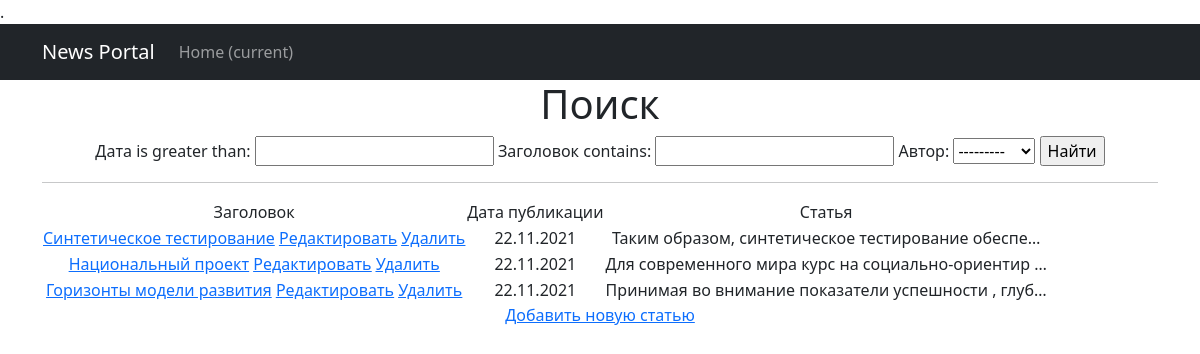
The app's page /news/search/ with its own data.
### newsportal/models.py (models this page shows, shortened)
class Post(models.Model):
    header = models.CharField(max_length=255, verbose_name='Заголовок')
    text = models.TextField(verbose_name='Текст статьи')
    rating = models.IntegerField(default=0, verbose_name='Рейтинг')
    type = models.CharField(max_length=2, choices=content_type, verbose_name='Тип')
    date = models.DateTimeField(auto_now_add=True, verbose_name='Дата')
    author = models.ForeignKey(Author, on_delete=models.PROTECT, null=True, verbose_name='Автор')
    category = models.ManyToManyField(Category, through='PostCategory', verbose_name='Категории')

### search/views.py (the view)
# urls.py: path('', PostListSearch.as_view()),
class PostListSearch(ListView):
    model = Post
    template_name = 'posts_search.html'
    context_object_name = 'posts'
    def get_context_data(self, *args, **kwargs):
        context = super().get_context_data(*args, **kwargs)
        context['filter'] = PostFilter(self.request.GET, queryset=self.get_queryset())
        return context

### newsportal/models.py (called while the page is built)
    def __str__(self):
        return f'{self.user.username}'

### newsportal/templatetags/custom_filters.py (called while the page is built)
@register.filter(name='censor')
def censor(value):
    if isinstance(value, str):
        return re.sub('мат1|мат2|мат3', '#@$%', value)
    else:
        raise ValueError('Недопустимый тип в фильтре censor')

### templates/posts_search.html (shortened to what this page needs)
{% extends 'default.html' %}
{% load custom_filters %}
{% block content %}
<h1>Поиск</h1>
<form method="GET">
    {{ filter.form }}
    <input type="submit" value="Найти">
</form>
<hr>
{% if posts %}
<table>
    <tr>
        <td>
            Заголовок
        </td>
        <td>
            Дата публикации
        </td>
        <td>
            Статья
        </td>
    </tr>
    {% for post in filter.qs %}
    <tr>
        <td>
            <a href="{% url 'post_detail' post.id %}">{{ post.header|censor }}</a>
            <a href="{% url 'post_update' post.id %}"><u>Редактировать</u></a>
            <a href="{% url 'post_delete' post.id %}"><u> Удалить </u></a>
        </td>
        <td>
            {{ post.date|date:'d.m.Y' }}
        </td>
        <td>
            {{ post.text|truncatechars:50|censor}}
        </td>
    </tr>
    {% endfor %}
</table>
{% else %}
<h2>Статьи отсутствуют!</h2>
{% endif %}
<a href="{% url 'post_create' %}">Добавить новую статью</a> <br>
{% endblock content %}

### templates/default.html (shortened to what this page needs)
<!DOCTYPE html>
<html lang="en">
<head>
    {% load static %}.
    <link href="{% static 'css/styles.css' %}" rel="stylesheet"/>
</head>
<body>
<nav class="navbar navbar-expand-lg navbar-dark bg-dark static-top">
   <div class="container">
       <a class="navbar-brand" href="#">News Portal</a>
       <div class="collapse navbar-collapse" id="navbarResponsive">
           <ul class="navbar-nav ml-auto">
               <li class="nav-item active">
                   <a class="nav-link" href="#">Home
                       <span class="sr-only">(current)</span>
                   </a>
               </li>
           </ul>
       </div>
   </div>
</nav>
<div class="container">
    <div class="row">
        <div class="col-lg-12 text-center">
            {% block content %}{% endblock content %}
        </div>
    </div>
</div>
</body>
</html>

### records on screen
Post: header|censor "Cинтетическое тестирование", date "22.11.2021", text|censor "Таким образом, синтетическое тестирование обеспе…"
Post: header|censor "Национальный проект", date "22.11.2021", text|censor "Для современного мира курс на социально-ориентир …"
Post: header|censor "Горизонты модели развития", date "22.11.2021", text|censor "Принимая во внимание показатели успешности , глуб…"
